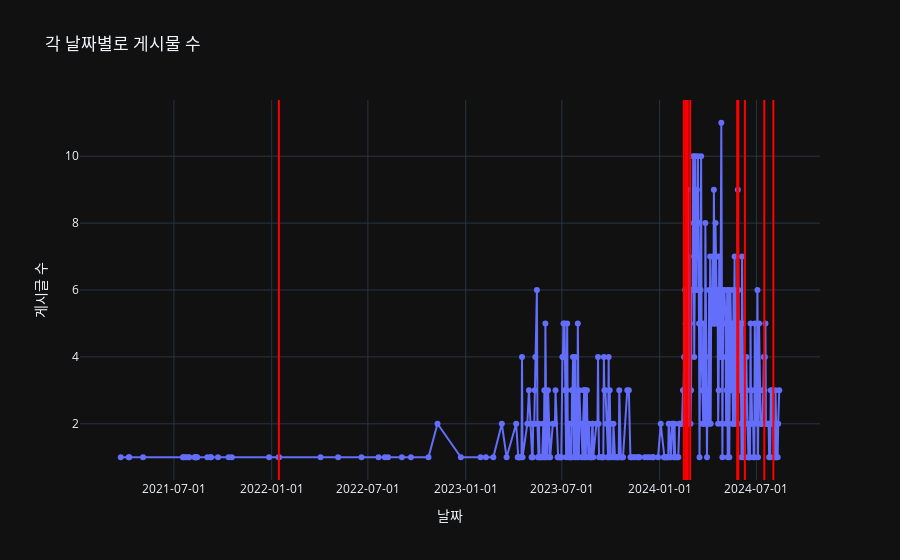

Here is the notebook cell this chart was saved with:
### Code cell
posts, comments = merge_csv("아이오닉 iccu")
show(posts, comments)

### Figure 1 — Plotly figure (JSON) as saved in the notebook; plotly's stock layout.template omitted (floating-point values rounded to 4 significant figures; data arrays with more than 128 entries replaced by an {"elided": "..."} marker saying what was removed)
{"data": [{"mode": "lines+markers", "name": "일별 게시글 생성 개수", "type": "scatter", "x": {"elided": "384 str values"}, "y": {"elided": "384 int values"}}], "layout": {"legend": {"orientation": "h", "traceorder": "normal", "x": 0, "y": 1}, "shapes": [{"line": {"color": "red", "width": 2}, "type": "line", "x0": "2024-05-25T21:30:00", "x1": "2024-05-25T21:30:00", "xref": "x", "y0": 0, "y1": 1, "yref": "y domain"}, {"line": {"color": "red", "width": 2}, "type": "line", "x0": "2024-02-27T10:29:00", "x1": "2024-02-27T10:29:00", "xref": "x", "y0": 0, "y1": 1, "yref": "y domain"}, {"line": {"color": "red", "width": 2}, "type": "line", "x0": "2024-02-19T11:17:00", "x1": "2024-02-19T11:17:00", "xref": "x", "y0": 0, "y1": 1, "yref": "y domain"}, {"line": {"color": "red", "width": 2}, "type": "line", "x0": "2024-08-01T21:15:00", "x1": "2024-08-01T21:15:00", "xref": "x", "y0": 0, "y1": 1, "yref": "y domain"}, {"line": {"color": "red", "width": 2}, "type": "line", "x0": "2024-02-15T11:47:00", "x1": "2024-02-15T11:47:00", "xref": "x", "y0": 0, "y1": 1, "yref": "y domain"}, {"line": {"color": "red", "width": 2}, "type": "line", "x0": "2024-05-27T22:28:00", "x1": "2024-05-27T22:28:00", "xref": "x", "y0": 0, "y1": 1, "yref": "y domain"}, {"line": {"color": "red", "width": 2}, "type": "line", "x0": "2022-01-14T12:00:00", "x1": "2022-01-14T12:00:00", "xref": "x", "y0": 0, "y1": 1, "yref": "y domain"}, {"line": {"color": "red", "width": 2}, "type": "line", "x0": "2024-02-22T18:46:00", "x1": "2024-02-22T18:46:00", "xref": "x", "y0": 0, "y1": 1, "yref": "y domain"}, {"line": {"color": "red", "width": 2}, "type": "line", "x0": "2024-07-15T20:48:00", "x1": "2024-07-15T20:48:00", "xref": "x", "y0": 0, "y1": 1, "yref": "y domain"}, {"line": {"color": "red", "width": 2}, "type": "line", "x0": "2024-06-09T07:43:00", "x1": "2024-06-09T07:43:00", "xref": "x", "y0": 0, "y1": 1, "yref": "y domain"}], "title": {"text": "각 날짜별로 게시물 수"}, "xaxis": {"tickformat": "%Y-%m-%d", "title": {"text": "날짜"}}, "yaxis": {"title": {"text": "게시글 수"}}}}
